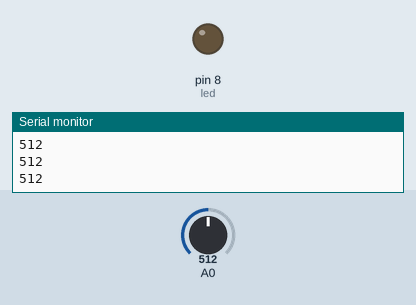
The sketch below on a simulated Arduino Uno, built with avr-gcc and run on an emulated ATmega328P. Shown: output pins drawn as LEDs (lit = HIGH), the last lines printed to the serial monitor. Inputs (shaded band) come from the test bench; at power-on: A0 = 512.

Above: at 1.3 s.
1.4 s: A0 set to 991
2.9 s: A0 set to 1017
At 3.8 s:
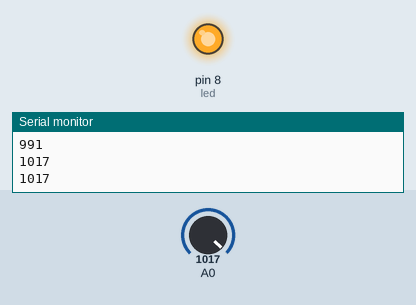
4.5 s: A0 set to 990
At 5.0 s:
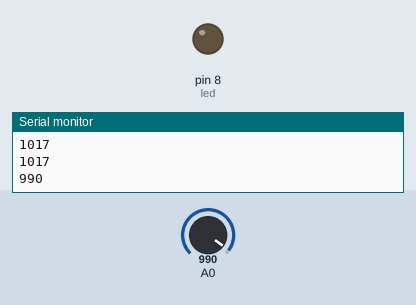
6.0 s: A0 set to 1010
At 7.4 s:
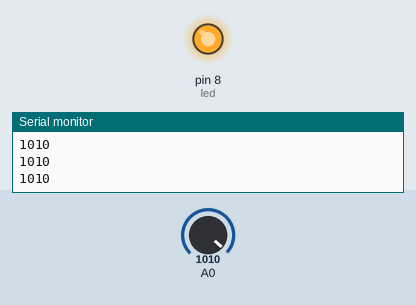
Timing chart, 0 to 8.5 s (numbered marks = the images above; inputs shaded):
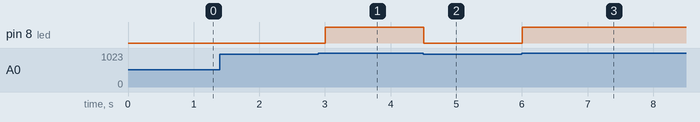

Measured:
- the behaviour switches between 1000 and 1001 on A0 (found by bisection; images 0 and 1)
- after the input at 2.9 s, pin 8 (led): LOW → HIGH after 0.10 s
- after the input at 4.5 s, pin 8 (led): HIGH → LOW at once
- after the input at 6.0 s, pin 8 (led): LOW → HIGH at once

The sketch:

cds_c.ino
```cpp
int led = 8;
int val = 0;

void setup(){
  pinMode(led, OUTPUT);
  pinMode(A0, INPUT);
  Serial.begin(9600);
}

void loop(){
  val = analogRead(A0);
  if(val > 1000){
    digitalWrite(led, HIGH);
  }
  else{
    digitalWrite(led, LOW);
  }
  Serial.println(val);
  delay(500);
}
```
